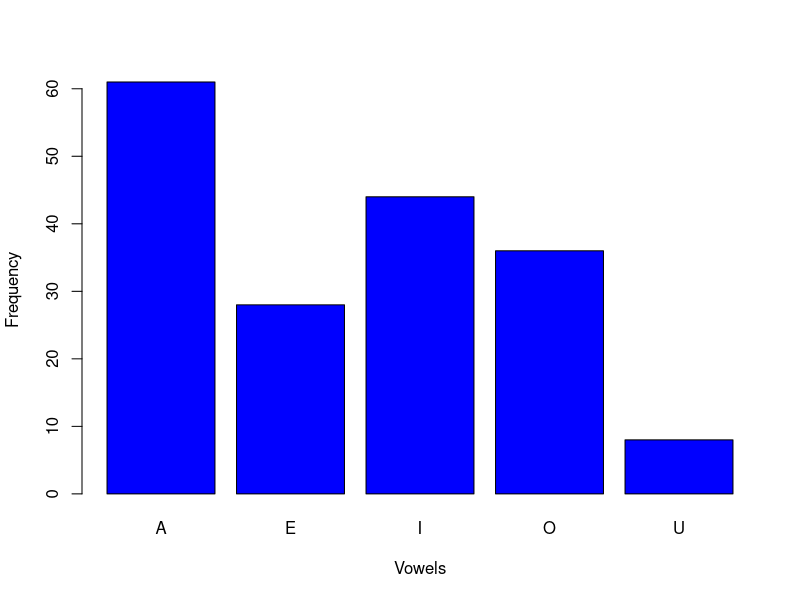

Write R code to recreate this figure.
#Assignment5.1_Session5

#Problem
#1. How many vowels are there in the names of USA States?

#Answer 1
States <- rownames(USArrests)
x <- c('a','e','i','o','u')
x
y <- rep(0,times=5)
y
input <- data.frame(x,y)
input

for(i in 1:50){
  test <- States[i]
  n <- nchar(test)
  test <- strsplit(test,"")
  temp <- test[[1]]
  k <- 1
  while(k <= n){
    if( temp[k] == 'a' || temp[k] == 'A' )
    {input[1,2]=input[1,2]+1}
    if( temp[k] == 'e' || temp[k] == 'E' )
    {input[2,2]=input[2,2]+1}
    if( temp[k] == 'i' || temp[k] == 'I' )
    {input[3,2]=input[3,2]+1}
    if( temp[k] == 'o' || temp[k] == 'O' )
    {input[4,2]=input[4,2]+1}
    if( temp[k] == 'u' || temp[k] == 'U' )
    {input[5,2]=input[5,2]+1}
    k <- k + 1
  }
}

print(input)

#Problem
#2. Visualize the vowels distribution.

#Answer 2

barplot(input$y,names.arg = c('A','E','I','O','U'),xlab = "Vowels",ylab="Frequency",col = "blue")
